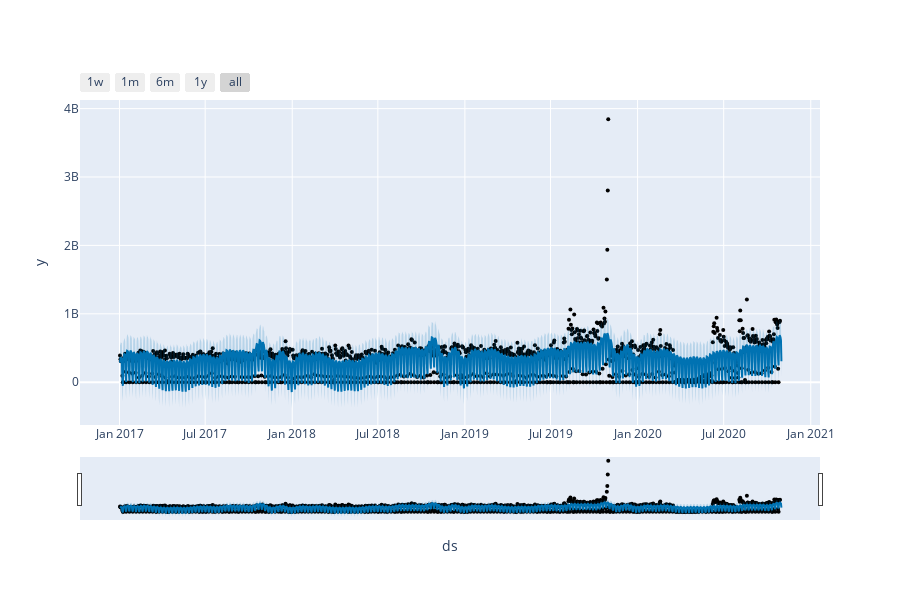

Write notebook code for a chart like this one.
### Code cell
from fbprophet.plot import plot_plotly, plot_components_plotly
plot_plotly(m, forecast)

### Figure 1 — Plotly figure (JSON) as saved in the notebook; plotly's stock layout.template omitted (floating-point values rounded to 4 significant figures; data arrays with more than 128 entries replaced by an {"elided": "..."} marker saying what was removed)
{"data": [{"marker": {"color": "black", "size": 4}, "mode": "markers", "name": "Actual", "type": "scatter", "x": {"elided": "1396 str values"}, "y": {"elided": "1396 int values"}}, {"hoverinfo": "skip", "line": {"width": 0}, "mode": "lines", "type": "scatter", "x": {"elided": "1399 str values"}, "y": {"elided": "1399 float values"}}, {"fill": "tonexty", "fillcolor": "rgba(0, 114, 178, 0.2)", "line": {"color": "#0072B2", "width": 2}, "mode": "lines", "name": "Predicted", "type": "scatter", "x": {"elided": "1399 str values"}, "y": {"elided": "1399 float values"}}, {"fill": "tonexty", "fillcolor": "rgba(0, 114, 178, 0.2)", "hoverinfo": "skip", "line": {"width": 0}, "mode": "lines", "type": "scatter", "x": {"elided": "1399 str values"}, "y": {"elided": "1399 float values"}}], "layout": {"height": 600, "showlegend": false, "width": 900, "xaxis": {"rangeselector": {"buttons": [{"count": 7, "label": "1w", "step": "day", "stepmode": "backward"}, {"count": 1, "label": "1m", "step": "month", "stepmode": "backward"}, {"count": 6, "label": "6m", "step": "month", "stepmode": "backward"}, {"count": 1, "label": "1y", "step": "year", "stepmode": "backward"}, {"step": "all"}]}, "rangeslider": {"visible": true}, "title": {"text": "ds"}, "type": "date"}, "yaxis": {"title": {"text": "y"}}}}
